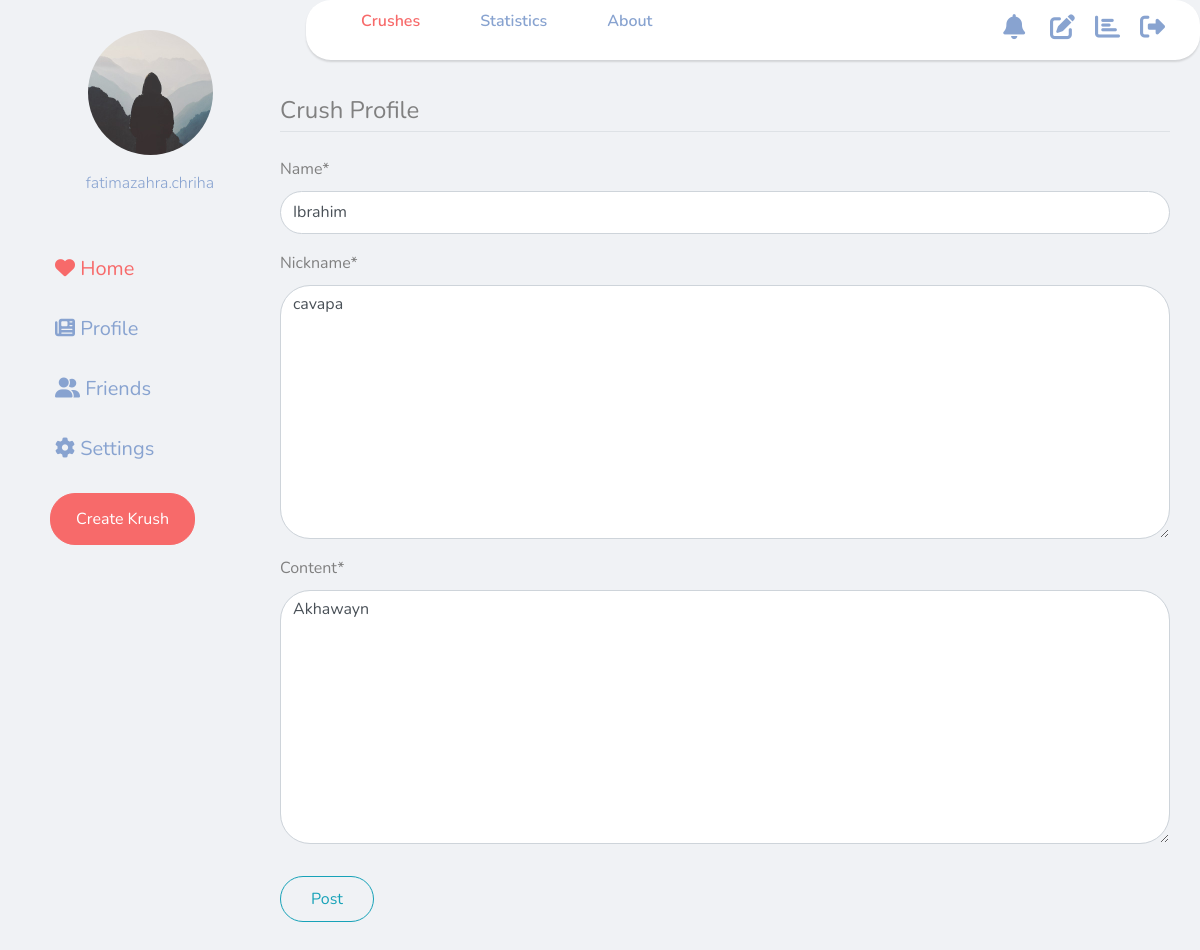
Page /crush/4/update/ (signed in) on the committed database.
### users/models.py (models this page shows, shortened)
class Profile(models.Model):
    user = models.OneToOneField(settings.AUTH_USER_MODEL, on_delete=models.CASCADE,)
    image = models.ImageField(default='default.jpg', upload_to='profile_pics')
    friends = models.ManyToManyField("Profile", blank=True)

### posts/models.py (models this page shows, shortened)
class Post(models.Model):
    name = models.CharField(max_length=250)
    nickname = models.TextField(default="misterieux")
    content = models.TextField()
    published = models.DateField(auto_now_add=True)
    author = models.ForeignKey(User,on_delete=models.CASCADE)
    slug = models.SlugField(max_length=100)
    tags = TaggableManager()

### posts/views.py (the view, shortened to what this page needs)
# urls.py: path('crush/<int:pk>/update/', PostUpdateView.as_view(), name='post-update'),
class PostUpdateView(LoginRequiredMixin, UserPassesTestMixin, UpdateView):
    model = Post
    fields = ['name', 'nickname', 'content']
    success_url = '/crush'
    def test_func(self):
        post = self.get_object()
        if self.request.user == post.author:
            return True
        return False

### posts/templates/posts/post_form.html (shortened to what this page needs)
{% extends "posts/base.html" %}
{% load crispy_forms_tags %}
{% block content %}
    <div class="container">
        <form method="POST">
            <fieldset class="form-group">
                <legend class="border-bottom mb-4">Crush Profile</legend>
                {{ form|crispy }}
            </fieldset>
            <div class="form-group">
                <button class="btn btn-outline-info" type="submit">Post</button>
            </div>
        </form>
    </div>
{% endblock content %}

### posts/templates/posts/base.html (shortened to what this page needs)
{% load static %}
<!DOCTYPE html>
<html lang="en">
<head>
  <link rel="stylesheet" type="text/css" href="https://stackpath.bootstrapcdn.com/bootstrap/4.5.0/css/bootstrap.min.css">
  <link rel="stylesheet" href="https://cdnjs.cloudflare.com/ajax/libs/jqueryui/1.12.1/jquery-ui.min.css">
  <link rel="stylesheet" href="{% static 'css/main.css' %}">
  <link rel="stylesheet" type="text/css" href="{% static 'css/tagsinput.css'%}">
  <link rel="stylesheet" type="text/css" href="{% static 'css/feed.css'%}">
  <link rel="stylesheet" type="text/css" href="{% static 'css/notifications.css' %}">
</head>
<body translate="no">
    <div class="wrapper">
        <div class="sidebar">
            <div class="sidebar__inner">
                <div class="profile_info">
                <div class="profile_img">
                <img class="rounded-circle" src="{{ user.profile.image.url }}" alt="profile_img">
                </div>
                <div class="profile_data">
                <p class="role">{{ user.username }}</p>
                </div>
                </div>
                    <ul class="siderbar_menu">
                        <li><a href="{% url 'crushes:crush' %}" class="active">
                        <div class="title"><i class="fas fa-heart"></i> Home</div>
                        </a></li>
                        <li><a href="{% url 'users:profile' %}">
                        <div class="title"><i class="fas fa-newspaper"></i> Profile</div>
                        </a></li>
                        <li><a href="{% url 'users:users_list' %}">
                        <div class="title"><i class="fas fa-user-friends"></i> Friends</div>
                        </a></li>
                        <li><a href="#">
                        <div class="title"><i class="fas fa-cog"></i> Settings</div>
                        </a></li>
                    </ul>
                    <div><a href="{% url 'crushes:create-crush' %}" class="btn">Create Krush</a></div>
            </div>
        </div>
        <div class="main_container">
            <div class="top_navbar">
                <ul class="menu">
                    <li><a href="{% url 'crushes:crush' %}" class="active">Crushes</a></li>
                    <li><a href="{% url 'crushes:statistics' %}">Statistics</a></li>
                    <li><a href="#">About</a></li>
                </ul>
                <ul class="right_bar">
                    <div class="notifications">
                        <div class="icon_wrap"><i class="fas fa-bell"></i></div>
                    </div>
                    <li><a href="{% url 'crushes:create-crush' %}"><i class="fas fa-edit"></i></a></li>
                    <li><a href="{% url 'crushes:statistics' %}"><i class="fas fa-chart-bar"></i></a></li>
                    <li><a href="{% url 'logout' %}"><i class="fas fa-sign-out-alt"></i></a></li>
                </ul>
            </div>
            {% block content %}{% endblock content %}
</body>
</html>

### static/css/main.css (style rules this page uses)
body { line-height: 1.7; color: gray; font-weight: 400; font-size: 1rem; }
a { -webkit-transition: .3s all ease; -o-transition: .3s all ease; transition: .3s all ease; }
.btn { font-size: 16px; border-radius: 30px; padding: 10px 30px; }
.form-control { height: 43px; border-radius: 30px; font-family: "Nunito", -apple-system, BlinkMacSystemFont, "Segoe UI", Roboto, "Helvetica Neue", Arial, sans-serif, "Apple Color Emoji", "Segoe UI Emoji", "Segoe UI Symbol", "Noto Color Emoji"; }

### static/css/feed.css (style rules this page uses)
* { margin: 0; padding: 0; box-sizing: border-box; text-decoration: none; list-style: none; }
body { background: #f0f2f5; font-family: "Nunito", -apple-system, BlinkMacSystemFont, "Segoe UI", Roboto, "Helvetica Neue", Arial, sans-serif, "Apple Color Emoji", "Segoe UI Emoji", "Segoe UI Symbol", "Noto Color Emoji"; }
a { color: #4285f4; }
.wrapper { display: flex; width: 100%; }
.wrapper .sidebar { position: relative; }
.wrapper .sidebar__inner { width: 250px; position: fixed; top: 0; left: 25px; height: 100%; background: #f0f2f5; z-index: 999; transition: all 0.3s ease; }
.wrapper .main_container { margin-left: 250px; width: calc(100% - 250px); transition: all 0.3s ease; }
.wrapper .sidebar__inner .profile_info { padding: 30px 50px; text-align: center; }
.wrapper .sidebar__inner .profile_info .profile_img { width: 125px; margin: 0 auto 15px; }
.wrapper .sidebar__inner .profile_info .profile_img img { width: 100%; display: block; }
.wrapper .sidebar__inner .profile_info .profile_data .role { font-weight: 300; color: #88a3d0; margin-bottom: 15px; }
.wrapper .sidebar__inner .btn { margin: 0 25px; padding: 13px 25px; border-radius: 25px; background: #f76a6a; border: 1px solid #f76a6a; color: #fff; cursor: pointer; }
.wrapper .sidebar__inner .siderbar_menu li a { padding: 10px 30px; display: block; height: 55px; position: relative; margin-bottom: 5px; width: 70%; font-size: 20px; color: #88a3d0; }
.wrapper .sidebar__inner .siderbar_menu li a.active { color: #f76a6a; }
.wrapper .sidebar__inner .siderbar_menu li a:hover:before, .wrapper .sidebar__inner .siderbar_menu li a.active:before { display: block; }
.wrapper .main_container .top_navbar { width: calc(100% - 306px); height: 60px; background: #fff; display: flex; justify-content: space-between; padding: 15px 25px; position: fixed; top: 0; left: 306px; border-radius: 25px; box-shadow: 0 2px 2px rgba(0, 0, 0, 0.125); transition: all 0.3s ease; }
.wrapper .main_container .top_navbar .menu { display: flex; align-items: center; }
.wrapper .main_container .top_navbar .menu li a { margin: 0 15px; padding: 0 15px; position: relative; color: #88a3d0; font-weight: 600; text-align: center; }
.wrapper .main_container .top_navbar .menu li a.active, .wrapper .main_container .top_navbar .menu li a:hover { color: #f76a6a; }
.wrapper .main_container .top_navbar .menu li a:hover:before, .wrapper .main_container .top_navbar .menu li a.active:before { display: block; }
.wrapper .main_container .top_navbar .right_bar { display: flex; align-item: center; }
.wrapper .main_container .top_navbar .right_bar li { margin: 0 10px; }
.wrapper .main_container .top_navbar .right_bar .fas { font-size: 25px; cursor: pointer; color: #88a3d0; }
.wrapper .main_container .container { padding: 30px; margin-top: 60px; }

### static/css/notifications.css (style rules this page uses)
.notifications { margin-right: 15px; }
.notifications { position: relative; }

### rows in the picture
Post: name "Ibrahim", nickname "cavapa", content "Akhawayn"

### other values in the picture
{{ user.username }} "fatimazahra.chriha"
